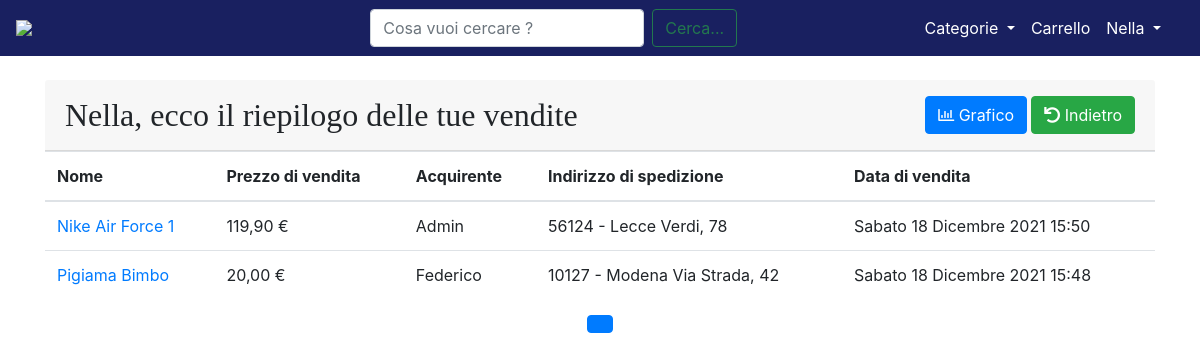
/user/Nella/vendite/ (signed in), run on the app's committed database.
### core/models.py (models this page shows, shortened)
class Item(models.Model):
    nome = models.CharField(max_length=100)
    descrizione = models.TextField(max_length=1000)
    immagine = models.ImageField()
    prezzo = models.FloatField(validators=[MinValueValidator(0.0)])
    categoria = models.CharField(choices=CATEGORIA, max_length=20)
    slug = AutoSlugField(populate_from='nome', unique=True)  # chiave primaria
    condizione = models.CharField(choices=CONDIZIONE, max_length=2)
    luogo = models.CharField(max_length=30)
    CAP = models.CharField(max_length=5)
    venditore = models.ForeignKey(User, on_delete=models.CASCADE, related_name="item")
    data = models.DateTimeField(auto_now_add=True)  # Data in cui vine effettuato l' ordine
    ordinato = models.BooleanField(default=False)  # Indica se l' ooggetto è stato acquistato o meno
    acquirente = models.CharField(null=True, max_length=50, blank=True)  # Indica il nome dell' acquirente
    indirizzo = models.CharField(null=True, max_length=100, blank=True)  # Indica l' indirizzo di spedizione
    def get_absolute_url(self):
        return reverse("item_view", kwargs={"slug": self.slug})

### core/views.py (the view)
# urls.py: path('user/<username>/vendite/', login_required(views.VenditeView), name='vendite_user'),
def VenditeView(request, username):
    if request.user.username != username:
        messages.info(request, "Non puoi accedere a questa pagina !")
        return HomeView(request)
    user = get_object_or_404(User, username=username)
    user_items = Item.objects.filter(venditore=user.pk, ordinato=True).order_by('-data')
    paginator = Paginator(user_items, 10)
    page_number = request.GET.get('page')
    page_obj = paginator.get_page(page_number)
    context = {"user": user, "user_items": page_obj, "page_objj": page_obj}
    return render(request, 'core/vendite_user.html', context)

### core/templates/core/vendite_user.html (shortened to what this page needs)
{% extends 'base.html' %}
{% load static %}
{% block content %}
<link rel="stylesheet" type="text/css" href="{% static '/css/homepage.css' %}"/>
<link rel="stylesheet" href="https://pro.fontawesome.com/releases/v5.13.0/css/all.css">
<br>
<main>
    <div class="card-header py-3 d-flex flex-row align-items-center justify-content-between">
        <h2 class="m-0">{{ user }}, ecco il riepilogo delle tue vendite</h2>
        <a href="{% url 'grafico_vendite_user'  username=request.user.username %}" class="btn btn-primary ml-auto mr-1">
            <i class="far fa-chart-bar"></i>
            Grafico
        </a>
        <button class="btn btn-success" onclick="window.history.go(-1);">
            <i class="fas fa-undo"></i>
            Indietro
        </button>
    </div>
    <div>
        <table class="table" id="UserTable">
            <thead>
            <tr>
                <th>Nome</th>
                <th>Prezzo di vendita</th>
                <th>Acquirente</th>
                <th>Indirizzo di spedizione</th>
                <th>Data di vendita</th>
            </tr>
            </thead>
            <tbody>
            {% for item in user_items %}
            <tr>
                <td><a href="{{item.get_absolute_url }}">{{ item.nome }}</a></td>
                <td>{{ item.prezzo }}0 €</td>
                <td>{{ item.acquirente }}</td>
                <td>{{ item.CAP }} - {{ item.indirizzo }}</td>
                <td>{{ item.data }}</td>
            </tr>
            {% endfor %}
            </tbody>
        </table>
        <nav class="d-flex justify-content-center wow fadeIn">
            <ul class="pagination pg-blue">
                <li class="page-item active">
                    <a class="page-link" href="?page={{ page_obj.number }}">{{ page_obj.number }}
                    </a>
                </li>
            </ul>
        </nav>
    </div>
</main>
{% endblock content %}

### templates/base.html (shortened to what this page needs)
{% load static %}
<!DOCTYPE html>
<html lang="it">
<head>
    <link rel="stylesheet" href="https://maxcdn.bootstrapcdn.com/bootstrap/4.0.0/css/bootstrap.min.css"
>
    <link rel="stylesheet" href="{% static 'css/base.css' %}">
</head>
<body>
<nav class="navbar navbar-expand-lg navbar-dark" style="background-color: #192060;">
    <a class="navbar-brand ml-auto" href="/"><img style="width: 9rem;"
                                                  src="https://github.com/LucaCarnevale/temporary_files/blob/main/logo_sito.PNG?raw=true"></a>
    <div class="container">
        <div class="collapse navbar-collapse" id="navbarSupportedContent">
            <form class="form-inline my-2 my-lg-0 mx-auto" action="{% url 'cerca' %}">
                <input name="kw" class="inputCerca form-control mr-sm-2" type="search" placeholder="Cosa vuoi cercare ?"
                       aria-label="Search">
                <button class="cerca btn btn-outline-success" type="submit">Cerca...</button>
            </form>
            <ul class="navbar-nav">
                <div class="collapse navbar-collapse" id="navbarNavDarkDropdown">
                    <ul class="navbar-nav">
                        <li class="nav-item dropdown active">
                            <a class="nav-link dropdown-toggle" href="#" id="navbarDropdown" role="button"
                               data-toggle="dropdown" aria-haspopup="true" aria-expanded="false">
                                Categorie
                            </a>
                        </li>
                    </ul>
                </div>
                {% if request.user.is_authenticated %}
                <li class="nav-item active ml-auto">
                    <a class="nav-link active" aria-current="page" href="{% url 'order_summary' %}">Carrello</a>
                </li>
                <li class="nav-item dropdown active">
                    <a class="nav-link dropdown-toggle" href="#" id="navbarDropdown" role="button"
                       data-toggle="dropdown" aria-expanded="false">
                        {{ request.user.username }}
                    </a>
                </li>
                {% endif %}
            </ul>
        </div>
    </div>
</nav>
<div class="container">
    {% block content %}
    {% endblock content %}
</div>
</body>
</html>

### static/css/base.css (style rules this page uses)
h2 { font-family: 'SansSerif'; }
body, html { height: 100%; margin: 0; }

### static/css/homepage.css (style rules this page uses)
*,::after,::before { box-sizing:border-box; }
ul { margin-top:0;margin-bottom:1rem; }
a { color:#007bff;text-decoration:none;background-color:transparent; }
img { vertical-align:middle;border-style:none; }
.fas { -moz-osx-font-smoothing:grayscale;-webkit-font-smoothing:antialiased;display:inline-block;font-style:normal;font-variant:normal;text-rendering:auto;line-height:1; }
.fas { font-family:"Font Awesome 5 Free"; }
.fas { font-weight:900; }
div,span,h3,p,a,img,i,ul,li { margin:0;padding:0;border:0;font-size:100%;font:inherit;vertical-align:baseline; }
ul { list-style:none; }
* { margin:0;padding:0; }
img { float:left; }
img { max-width:100%; }

### data on the page
Item: nome "Nike Air Force 1", prezzo "119,9", acquirente "Admin", CAP "56124", indirizzo "Lecce Verdi, 78", data "Sabato 18 Dicembre 2021 15:50"
Item: nome "Pigiama Bimbo", prezzo "20,0", acquirente "Federico", CAP "10127", indirizzo "Modena Via Strada, 42", data "Sabato 18 Dicembre 2021 15:48"

### other printed values
{{ request.user.username }} "Nella"
{{ user }} "Nella"
